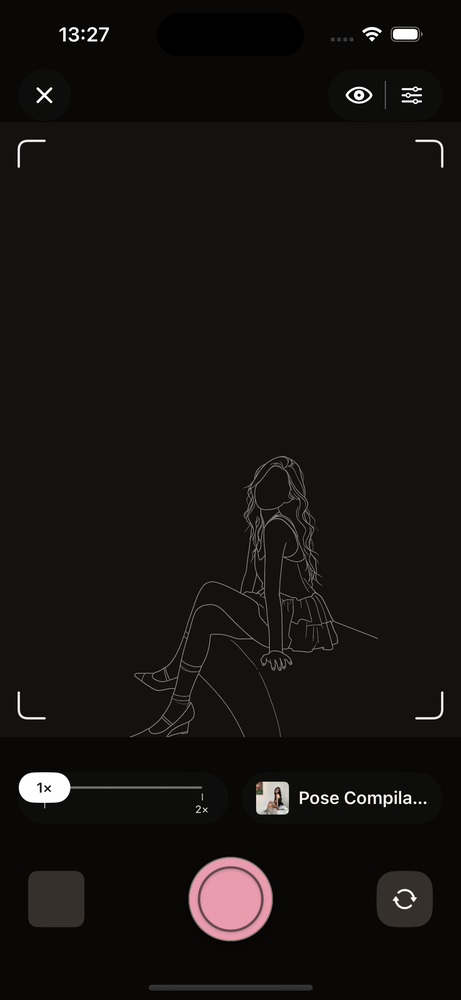
#> input picture plans/261108-qa-041-run/reports/TC-CAM-014-topbar-eye-and-title.png, 461 x 1000 px, shrunk from 1179 x 2556 before the run
$ python remove_bg_lineart.py ../../../../plans/261108-qa-041-run/reports
#> lines starting #> are read from the running program, lines starting #| are printed output that depends on the picture; after the words box and inside, x2 and y2 are one past the last pixel; in counts of white or black regions, pixels touching at a corner belong together
#!/usr/bin/env python3
"""
remove_bg_lineart.py

Remove a white / near-white background from line-art images and export
a PNG with a real alpha channel.

Typical use:
    python remove_bg_lineart.py input.png -o output.png

Batch folder:
    python remove_bg_lineart.py ./input_folder -o ./output_folder

Stronger lines:
    python remove_bg_lineart.py input.png -o output.png --strength 1.6

Requirements:
    pip install pillow numpy
"""

from __future__ import annotations

import argparse
from collections import deque
from pathlib import Path
import sys

import numpy as np
from PIL import Image

SUPPORTED_EXTS = {".png", ".jpg", ".jpeg", ".webp", ".bmp", ".tif", ".tiff"}


def remove_white_background(
    src: Path,
    dst: Path,
    threshold: int = 245,
    softness: int = 24,
    strength: float = 1.0,
    preserve_color: bool = True,  # deprecated compatibility parameter; ignored
) -> None:
    """Remove near-white pixels, preserving visible RGB and line strength.

    Alpha is foreground confidence: the tolerance band from
    ``threshold - softness`` through ``threshold`` maps linearly from opaque
    to transparent. Source alpha is applied once (never multiplied by a
    second darkness term), preserving anti-aliased strokes. ``preserve_color``
    is deprecated and ignored; RGB is always preserved.
    """
#> called with threshold = 245, softness = 24, strength = 1, preserve_color = True
    img = Image.open(src).convert("RGBA")
#> img is the input picture: PIL image 461x1000 RGBA; mean R, G, B, A 22, 19.5, 18.1, 255
    arr = np.asarray(img).astype(np.float32)

    rgb = arr[..., :3]
    original_alpha = arr[..., 3] / 255.0
#> original_alpha: shape (1000, 461) float32; every value is 1

    # Perceived brightness (0 = black, 255 = white)
    luminance = (
        0.2126 * rgb[..., 0]
        + 0.7152 * rgb[..., 1]
        + 0.0722 * rgb[..., 2]
    )

    if softness > 0:
        # Do not multiply by darkness as well: that double-attenuates faint
        # anti-aliased strokes and was the cause of the nearly empty output.
        alpha = np.clip((threshold - luminance) / float(softness), 0.0, 1.0)
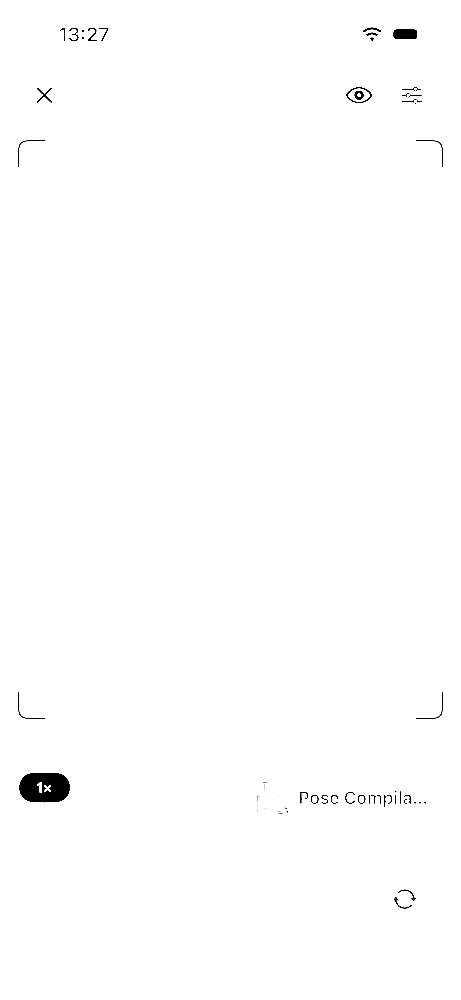
#> alpha: shape (1000, 461) float32; min 0, max 1, mean 0.995
    else:
        alpha = (luminance < threshold).astype(np.float32)
    alpha = np.clip(alpha * strength * original_alpha, 0.0, 1.0)
    alpha[alpha < (2.0 / 255.0)] = 0.0

    alpha8 = np.round(alpha * 255.0).astype(np.uint8)
    strong = alpha8 >= 160
#> strong: shape (1000, 461) bool; 99.5% white; 49 black regions (25 under 20 px), largest, box (x1, y1, x2, y2) and area: (19, 773, 70, 803) 1234, (393, 29, 417, 39) 229, (346, 87, 372, 103) 86
    strong_pixels = int(np.count_nonzero(strong))
#> strong_pixels = 458479
    max_alpha = int(alpha8.max())
#> max_alpha = 255

    # Quality gate: 0.0005% of pixels is the minimum area-aware coverage,
    # with an absolute floor of 8. Noise pixels must also form one connected
    # (8-neighbor) ink component of at least 8 pixels whose bbox spans 5px.
    # This accepts sparse but continuous pose strokes while rejecting eight
    # scattered dark pixels in a 1MP image. max_alpha protects against faint
    # technically-valid output. Thresholds are absolute because source pose
    # images are commonly 1024px and legitimate strokes remain continuous.
    area = alpha8.shape[0] * alpha8.shape[1]
#> area = 461000
    min_strong_pixels = max(8, int(np.ceil(area * 0.000005)))
#> min_strong_pixels = 8
    visited = np.zeros_like(strong, dtype=bool)
    largest_component = 0
    largest_span = 0
    height, width = strong.shape
#> height = 1000; width = 461
    for y, x in zip(*np.nonzero(strong)):
        if visited[y, x]:
            continue
        queue = deque([(int(y), int(x))])
        visited[y, x] = True
        count = 0
        min_y = max_y = int(y)
        min_x = max_x = int(x)
        while queue:
            cy, cx = queue.popleft()
            count += 1
            min_y, max_y = min(min_y, cy), max(max_y, cy)
            min_x, max_x = min(min_x, cx), max(max_x, cx)
            for dy in (-1, 0, 1):
                for dx in (-1, 0, 1):
                    ny, nx = cy + dy, cx + dx
                    if (0 <= ny < height and 0 <= nx < width
                            and not visited[ny, nx] and strong[ny, nx]):
                        visited[ny, nx] = True
                        queue.append((ny, nx))
        largest_component = max(largest_component, count)
        largest_span = max(largest_span, max(max_y - min_y, max_x - min_x) + 1)
#> this loop made 458479 passes
#> (largest_component, largest_span) on pass 1: (458248, 1000)

    min_span = max(5, int(np.ceil(np.sqrt(area) * 0.005)))
#> min_span = 5
    if (strong_pixels < min_strong_pixels or max_alpha < 192
            or largest_component < 8 or largest_span < min_span):
        raise ValueError(
            "line-art quality gate failed: output contains no meaningful ink "
            f"(strong_pixels={strong_pixels}, min_strong_pixels={min_strong_pixels}, "
            f"largest_component={largest_component}, largest_span={largest_span}, "
            f"min_span={min_span}, max_alpha={max_alpha})"
        )

    # Always retain source RGB; transparent-pixel RGB is harmless and keeps
    # visible anti-aliased colors lossless.
    out = np.zeros_like(arr, dtype=np.uint8)
    out[..., :3] = np.clip(rgb, 0, 255).astype(np.uint8)
    out[..., 3] = alpha8

    dst.parent.mkdir(parents=True, exist_ok=True)
    Image.fromarray(out, "RGBA").save(dst, "PNG")


def process_path(
    input_path: Path,
    output_path: Path | None,
    threshold: int,
    softness: int,
    strength: float,
    preserve_color: bool,  # deprecated compatibility parameter; ignored
) -> None:
    if input_path.is_file():
        if input_path.suffix.lower() not in SUPPORTED_EXTS:
            raise ValueError(f"Unsupported image format: {input_path.suffix}")

        if output_path is None:
            output_path = input_path.with_name(f"{input_path.stem}_transparent.png")
        elif output_path.suffix.lower() != ".png":
            output_path = output_path.with_suffix(".png")

        remove_white_background(
            input_path,
            output_path,
            threshold=threshold,
            softness=softness,
            strength=strength,
            preserve_color=preserve_color,
        )
        print(f"OK: {input_path} -> {output_path}")
        return

    if input_path.is_dir():
        if output_path is None:
            output_path = input_path.with_name(f"{input_path.name}_transparent")

        output_path.mkdir(parents=True, exist_ok=True)

        files = [
            p for p in input_path.rglob("*")
            if p.is_file() and p.suffix.lower() in SUPPORTED_EXTS
        ]

        if not files:
            print("No supported images found.", file=sys.stderr)
            return

        for src in files:
            relative = src.relative_to(input_path)
            dst = output_path / relative
            dst = dst.with_suffix(".png")

            remove_white_background(
                src,
                dst,
                threshold=threshold,
                softness=softness,
                strength=strength,
                preserve_color=preserve_color,
            )
            print(f"OK: {src} -> {dst}")
#> pass 2 of the loop in process_path, `for src in files:`:
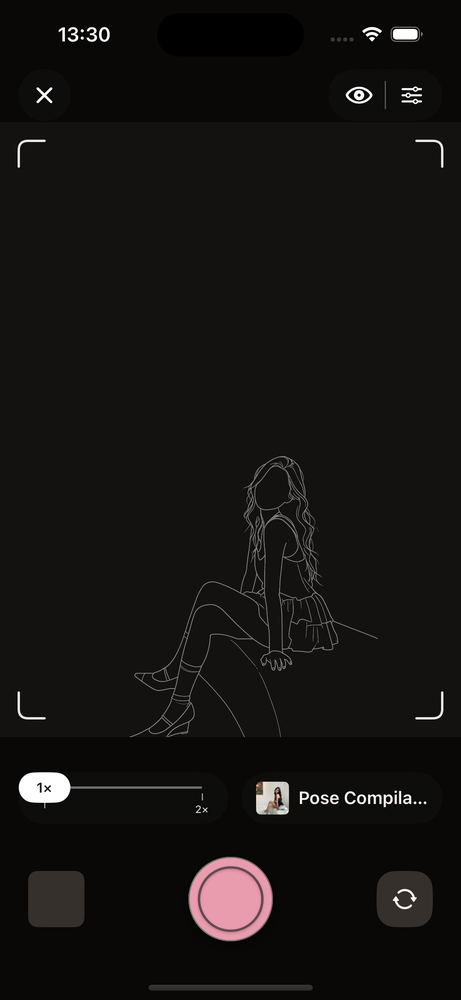
#> input picture plans/261108-qa-041-run/reports/TC-CAM-037-picker-pick-applies-and-closes.png, 461 x 1000 px, shrunk from 1179 x 2556 before the run
#> in remove_white_background, img is the input picture: PIL image 461x1000 RGBA; mean R, G, B, A 22, 19.5, 18.1, 255
#> in remove_white_background (call 2), `alpha = np.clip((threshold - luminance) / float(softness), 0.0, 1.0)`:
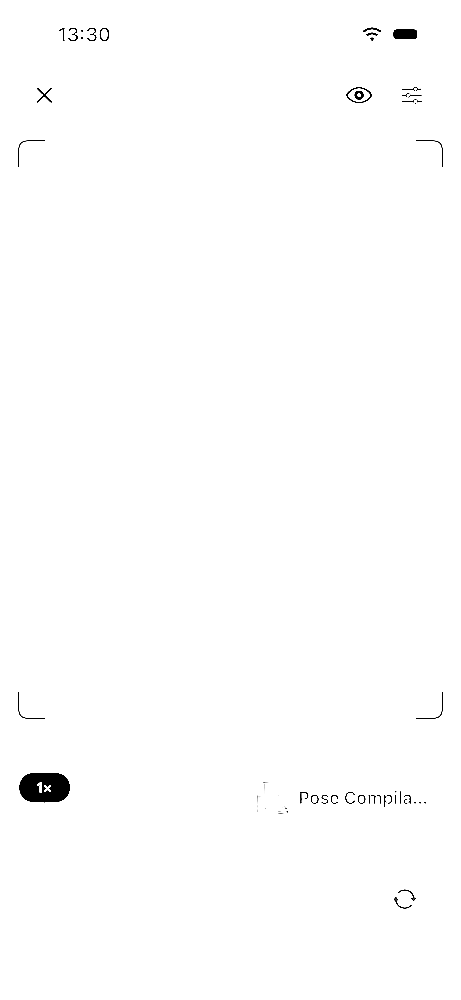
#> alpha: shape (1000, 461) float32; min 0, max 1, mean 0.995
#> strong_pixels = 458463
#> the loop in remove_white_background (call 2), `for y, x in zip(*np.nonzero(strong)):` made 458463 passes
#> (largest_component, largest_span) on pass 1: (458169, 1000)

        print(f"\nProcessed {len(files)} image(s).")
        return

    raise FileNotFoundError(f"Input not found: {input_path}")


def build_parser() -> argparse.ArgumentParser:
    parser = argparse.ArgumentParser(
        description="Remove white background from line-art and export real transparent PNG."
    )
    parser.add_argument(
        "input",
        type=Path,
        help="Input image or folder"
    )
    parser.add_argument(
        "-o", "--output",
        type=Path,
        default=None,
        help="Output PNG or output folder"
    )
    parser.add_argument(
        "--threshold",
        type=int,
        default=245,
        help="White cutoff 0-255. Lower removes more near-white pixels. Default: 245"
    )
    parser.add_argument(
        "--softness",
        type=int,
        default=24,
        help="Soft transition width near the white cutoff. Default: 24"
    )
    parser.add_argument(
        "--strength",
        type=float,
        default=1.0,
        help="Line opacity multiplier. Example: 1.5 for stronger strokes. Default: 1.0"
    )
    parser.add_argument(
        "--preserve-color",
        action="store_true",
        help="Retained for compatibility; source RGB is always preserved"
    )
    return parser


def main() -> None:
    parser = build_parser()
    args = parser.parse_args()

    if not 0 <= args.threshold <= 255:
        parser.error("--threshold must be between 0 and 255")

    if not 0 <= args.softness <= 255:
        parser.error("--softness must be between 0 and 255")

    if args.strength <= 0:
        parser.error("--strength must be greater than 0")

    try:
        process_path(
            args.input,
            args.output,
            threshold=args.threshold,
            softness=args.softness,
            strength=args.strength,
            preserve_color=True,
        )
    except Exception as exc:
        print(f"ERROR: {exc}", file=sys.stderr)
        sys.exit(1)


if __name__ == "__main__":
    main()
